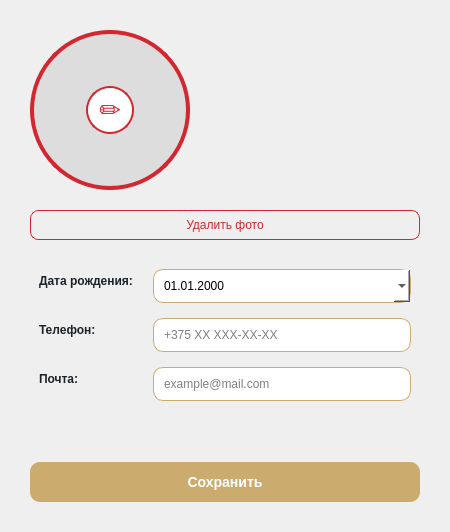
<?xml version="1.0" encoding="UTF-8"?>
<ui version="4.0">
 <class>EditProfileDialog</class>
 <widget class="QDialog" name="EditProfileDialog">
  <property name="geometry">
   <rect>
    <x>0</x>
    <y>0</y>
    <width>450</width>
    <height>532</height>
   </rect>
  </property>
  <property name="windowTitle">
   <string>Редактирование профиля</string>
  </property>
  <property name="modal">
   <bool>true</bool>
  </property>
  <layout class="QVBoxLayout" name="verticalLayout">
   <property name="spacing">
    <number>20</number>
   </property>
   <property name="leftMargin">
    <number>30</number>
   </property>
   <property name="topMargin">
    <number>30</number>
   </property>
   <property name="rightMargin">
    <number>30</number>
   </property>
   <property name="bottomMargin">
    <number>30</number>
   </property>
   <item>
    <widget class="QFrame" name="photoContainer">
     <property name="minimumSize">
      <size>
       <width>160</width>
       <height>160</height>
      </size>
     </property>
     <property name="maximumSize">
      <size>
       <width>160</width>
       <height>160</height>
      </size>
     </property>
     <property name="styleSheet">
      <string>background-color: #dddddd; border-radius: 80px; border: 4px solid #D22730;</string>
     </property>
     <layout class="QGridLayout" name="gridLayout">
      <property name="leftMargin">
       <number>0</number>
      </property>
      <property name="topMargin">
       <number>0</number>
      </property>
      <property name="rightMargin">
       <number>0</number>
      </property>
      <property name="bottomMargin">
       <number>0</number>
      </property>
      <property name="spacing">
       <number>0</number>
      </property>
      <item row="0" column="0">
       <widget class="QPushButton" name="btnEditPhoto">
        <property name="sizePolicy">
         <sizepolicy hsizetype="Fixed" vsizetype="Fixed">
          <horstretch>0</horstretch>
          <verstretch>0</verstretch>
         </sizepolicy>
        </property>
        <property name="minimumSize">
         <size>
          <width>48</width>
          <height>48</height>
         </size>
        </property>
        <property name="maximumSize">
         <size>
          <width>48</width>
          <height>48</height>
         </size>
        </property>
        <property name="styleSheet">
         <string notr="true">
          QPushButton {
              background-color: white;
              color: #D22730;
              border-radius: 24px;
              border: 2px solid #D22730;
              font-size: 26px;
              font-weight: bold;
          }
          QPushButton:hover {
              background-color: #f0f0f0;
          }
          QPushButton:pressed {
              background-color: #e0e0e0;
          }
         </string>
        </property>
        <property name="text">
         <string>✏️</string>
        </property>
       </widget>
      </item>
     </layout>
    </widget>
   </item>
   <item>
    <widget class="QPushButton" name="btnDeletePhoto">
     <property name="minimumSize">
      <size>
       <width>120</width>
       <height>30</height>
      </size>
     </property>
     <property name="styleSheet">
      <string notr="true">
       QPushButton {
           background-color: transparent;
           color: #D22730;
           border: 1px solid #D22730;
           border-radius: 8px;
           font-size: 12px;
           padding: 5px 15px;
       }
       QPushButton:hover {
           background-color: #D22730;
           color: white;
       }
       QPushButton:pressed {
           background-color: #a01a24;
       }
      </string>
     </property>
     <property name="text">
      <string>Удалить фото</string>
     </property>
    </widget>
   </item>
   <item>
    <widget class="QFrame" name="formFrame">
     <layout class="QFormLayout" name="formLayout">
      <property name="horizontalSpacing">
       <number>20</number>
      </property>
      <property name="verticalSpacing">
       <number>15</number>
      </property>
      <item row="0" column="0">
       <widget class="QLabel" name="labelBirth">
        <property name="styleSheet">
         <string>font-weight: bold; color: #1B232A;</string>
        </property>
        <property name="text">
         <string>Дата рождения:</string>
        </property>
       </widget>
      </item>
      <item row="0" column="1">
       <widget class="QDateEdit" name="dateEditBirth">
        <property name="styleSheet">
         <string notr="true">QDateEdit { border-radius: 10px; border: 1px solid #ccab6e; padding: 8px; background: white; }</string>
        </property>
        <property name="displayFormat">
         <string>dd.MM.yyyy</string>
        </property>
        <property name="calendarPopup">
         <bool>true</bool>
        </property>
       </widget>
      </item>
      <item row="1" column="0">
       <widget class="QLabel" name="labelPhone">
        <property name="styleSheet">
         <string>font-weight: bold; color: #1B232A;</string>
        </property>
        <property name="text">
         <string>Телефон:</string>
        </property>
       </widget>
      </item>
      <item row="1" column="1">
       <widget class="QLineEdit" name="lineEditPhone">
        <property name="styleSheet">
         <string notr="true">QLineEdit { border-radius: 10px; border: 1px solid #ccab6e; padding: 8px; background: white; }</string>
        </property>
        <property name="placeholderText">
         <string>+375 XX XXX-XX-XX</string>
        </property>
       </widget>
      </item>
      <item row="2" column="0">
       <widget class="QLabel" name="labelEmail">
        <property name="styleSheet">
         <string>font-weight: bold; color: #1B232A;</string>
        </property>
        <property name="text">
         <string>Почта:</string>
        </property>
       </widget>
      </item>
      <item row="2" column="1">
       <widget class="QLineEdit" name="lineEditEmail">
        <property name="styleSheet">
         <string notr="true">QLineEdit { border-radius: 10px; border: 1px solid #ccab6e; padding: 8px; background: white; }</string>
        </property>
        <property name="placeholderText">
         <string>example@mail.com</string>
        </property>
       </widget>
      </item>
     </layout>
    </widget>
   </item>
   <item>
    <layout class="QHBoxLayout" name="buttonsLayout">
     <property name="spacing">
      <number>15</number>
     </property>
     <item>
      <widget class="QPushButton" name="btnSave">
       <property name="minimumSize">
        <size>
         <width>0</width>
         <height>40</height>
        </size>
       </property>
       <property name="styleSheet">
        <string notr="true">
         QPushButton {
             background-color: #ccab6e;
             color: white;
             border-radius: 10px;
             border: none;
             font-weight: bold;
             font-size: 14px;
         }
         QPushButton:hover {
             background-color: #998664;
         }
         QPushButton:pressed {
             background-color: #7a6a50;
         }
        </string>
       </property>
       <property name="text">
        <string>Сохранить</string>
       </property>
      </widget>
     </item>
    </layout>
   </item>
  </layout>
 </widget>
 <resources/>
 <connections/>
</ui>
